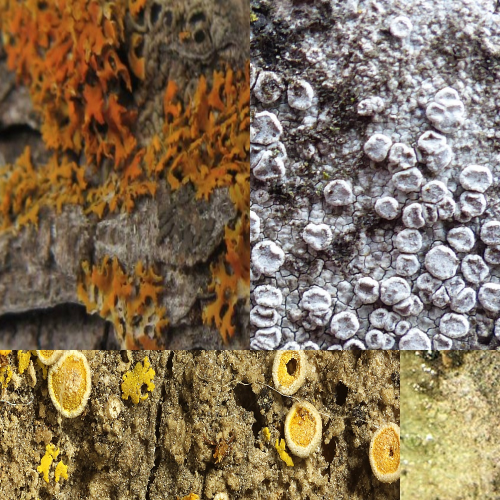
%> input picture handcrafted_descriptors/bovw/prova1.jpg, 1000 x 1000 px (shown at 1/2 size)
$ octave --eval "result = scalepropagationsift(imread('prova1.jpg'));"   (GNU Octave 9; MATLAB toolbox functions it lacks are replaced by stand-ins)
%> lines starting %> are read from the running program, lines starting %| are printed output that depends on the picture
function [features,featureMetrics,varargout] = scalepropagationsift(I)
% proptype can be
%
%   'geometric'     - propagate scale information from detected interest
%       points by considering only the spatial locations where scales were
%       detected.
%   'image-aware'   - scales are propagated as above, but using image
%       intensities in order to guide scale propagation.
%   'match-aware'   - consider the two images, propagating only the scales
%       of pixels that were selected as (sparse) key-points in both images.
%   see [1] for more details.
%
% weight_func can be
%   'exponential'       - Used exponential weights.
%   'linear' (default)  - Used the linear weights.
%
if size(I, 3) == 3
    gray_img = rgb2gray(I);
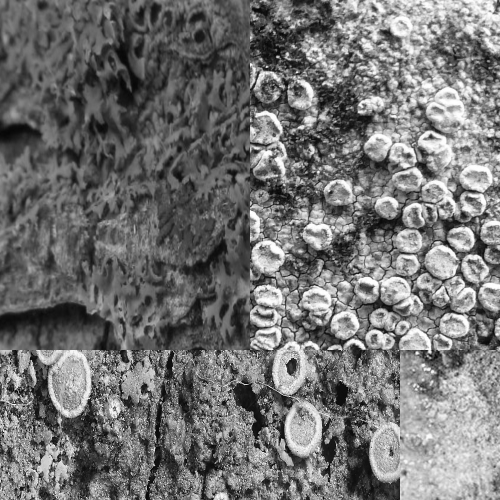
%> gray_img: size 1000x1000 uint8 (shown at 1/2 size); min 1, max 255, mean 114.5
end

[row,col,~] = size(I);
%> row = 1000; col = 1000

gray_img = im2single(gray_img);
%> gray_img: size 1000x1000 single
sImage1 = im2single(I(:,:,1));
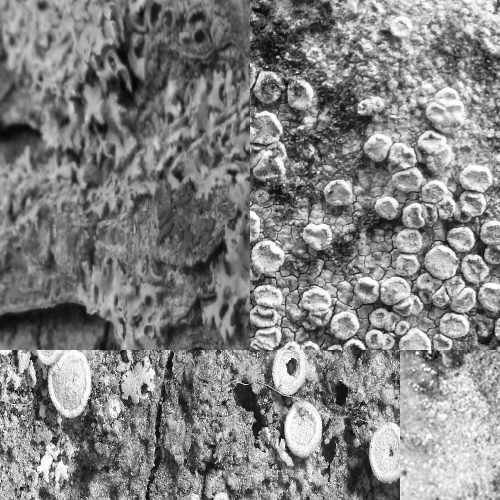
%> sImage1: size 1000x1000 single (shown at 1/2 size); min 0, max 1, mean 0.511
sImage2 = im2single(I(:,:,2));
sImage3 = im2single(I(:,:,3));
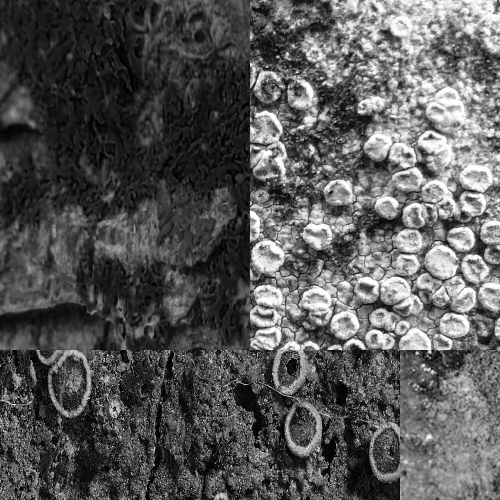
%> sImage3: size 1000x1000 single (shown at 1/2 size); min 0, max 1, mean 0.343

disp('hi')
N = row * col ;
%> N = 1000000
%> (the run ends here)

$ run again, on handcrafted_descriptors/bovw/prova2.jpg
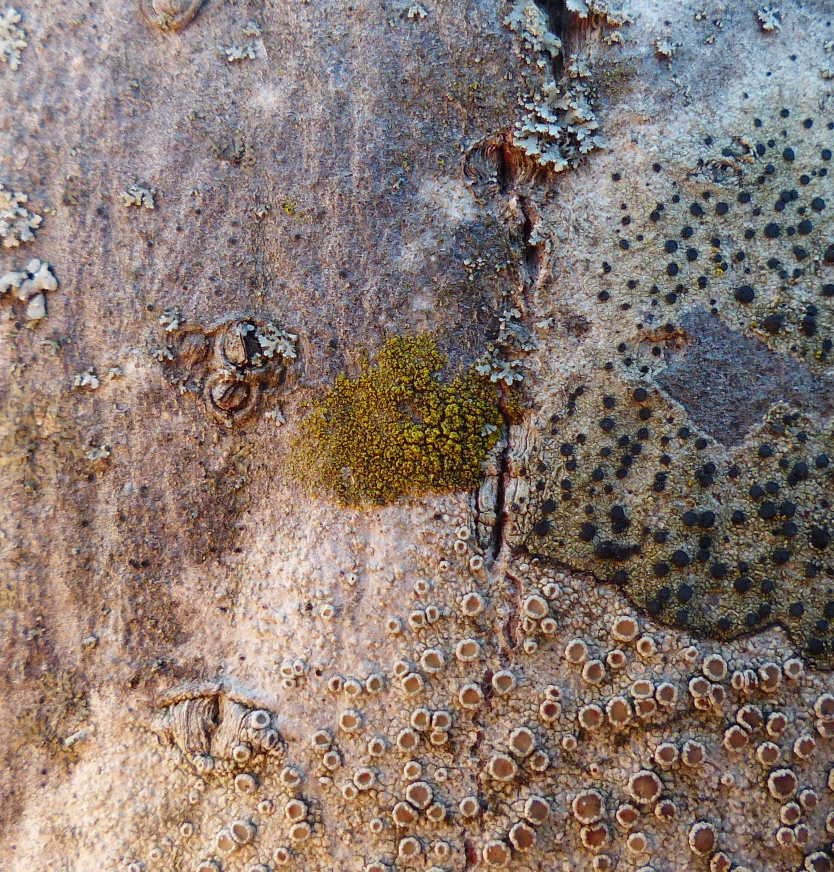
%> input picture handcrafted_descriptors/bovw/prova2.jpg, 1668 x 1743 px (shown at 1/2 size)
%> in scalepropagationsift, `sImage1 = im2single(I(:,:,1));`:
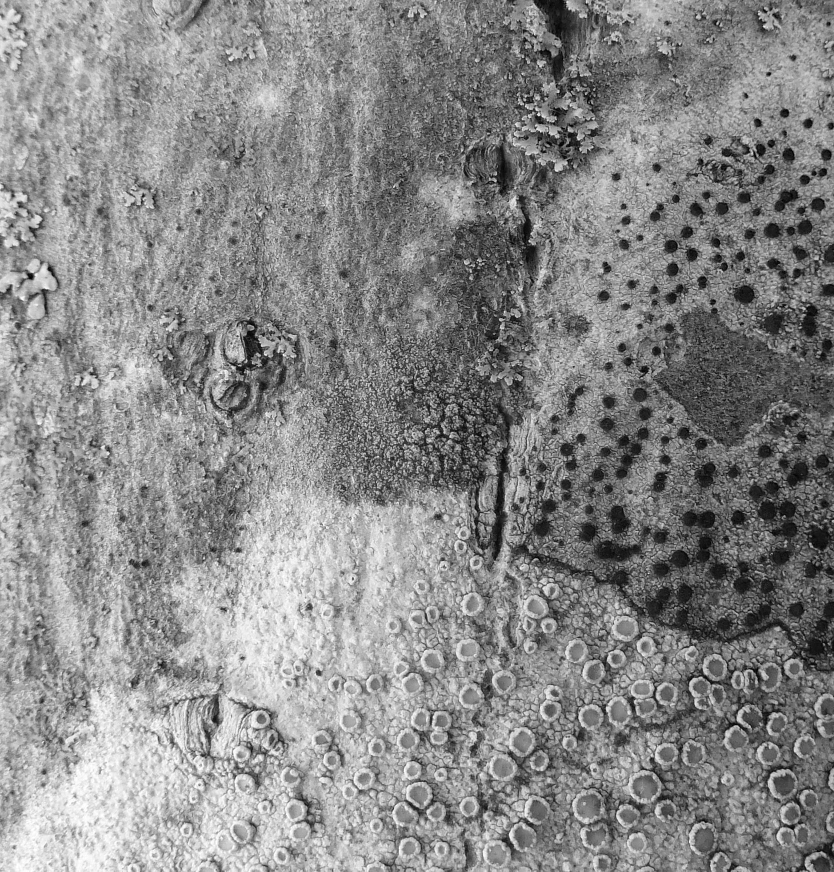
%> sImage1: size 1743x1668 single (shown at 1/2 size); min 0, max 1, mean 0.535
%> in scalepropagationsift, `sImage3 = im2single(I(:,:,3));`:
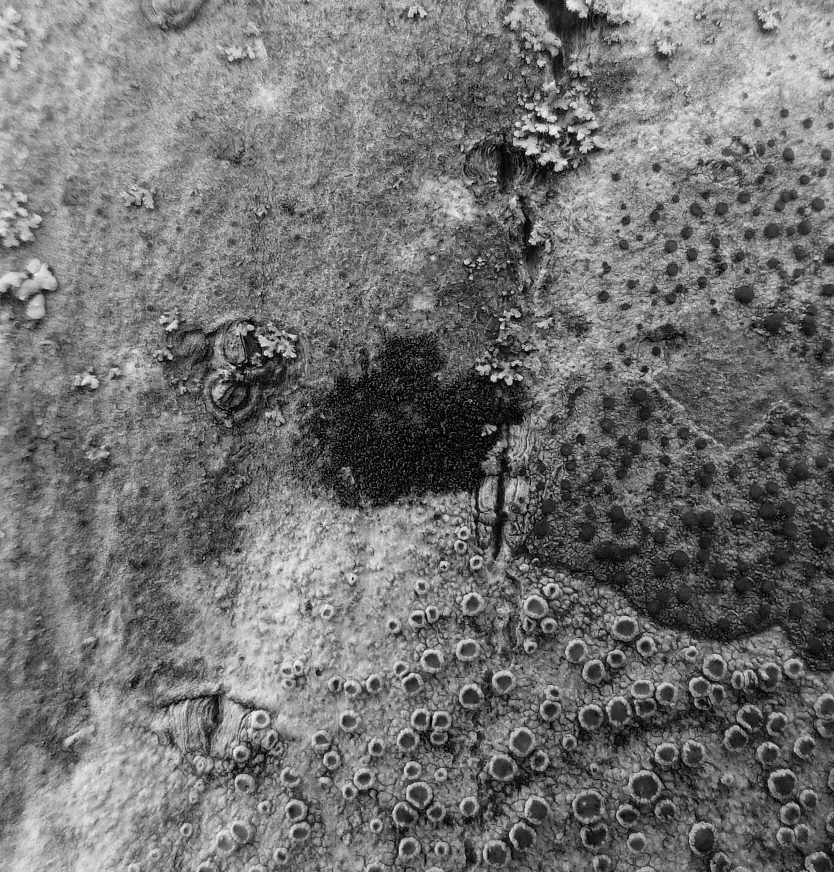
%> sImage3: size 1743x1668 single (shown at 1/2 size); min 0, max 1, mean 0.446

$ run again, on handcrafted_descriptors/bovw/prova3.jpg
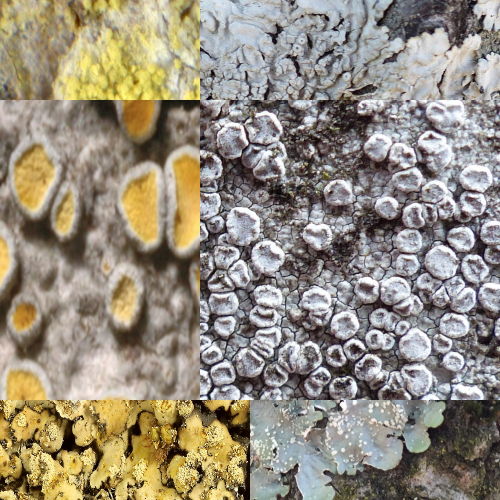
%> input picture handcrafted_descriptors/bovw/prova3.jpg, 1000 x 1000 px (shown at 1/2 size)
%> in scalepropagationsift, `sImage1 = im2single(I(:,:,1));`:
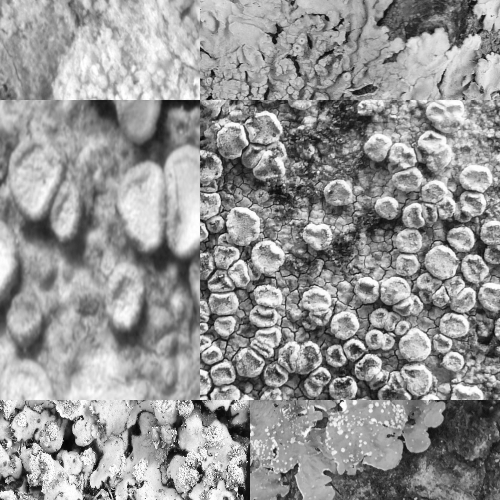
%> sImage1: size 1000x1000 single (shown at 1/2 size); min 0, max 1, mean 0.586
%> in scalepropagationsift, `sImage3 = im2single(I(:,:,3));`:
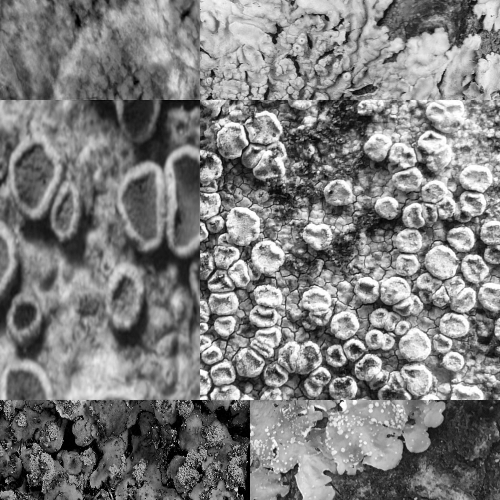
%> sImage3: size 1000x1000 single (shown at 1/2 size); min 0, max 1, mean 0.494

$ run again, on handcrafted_descriptors/bovw/texture01.jpg
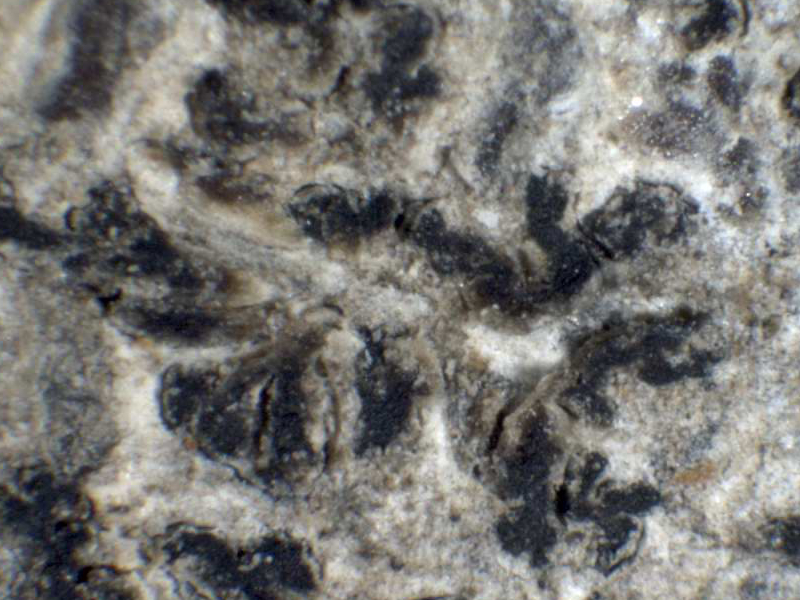
%> input picture handcrafted_descriptors/bovw/texture01.jpg, 800 x 600 px
%> in scalepropagationsift, `gray_img = rgb2gray(I);`:
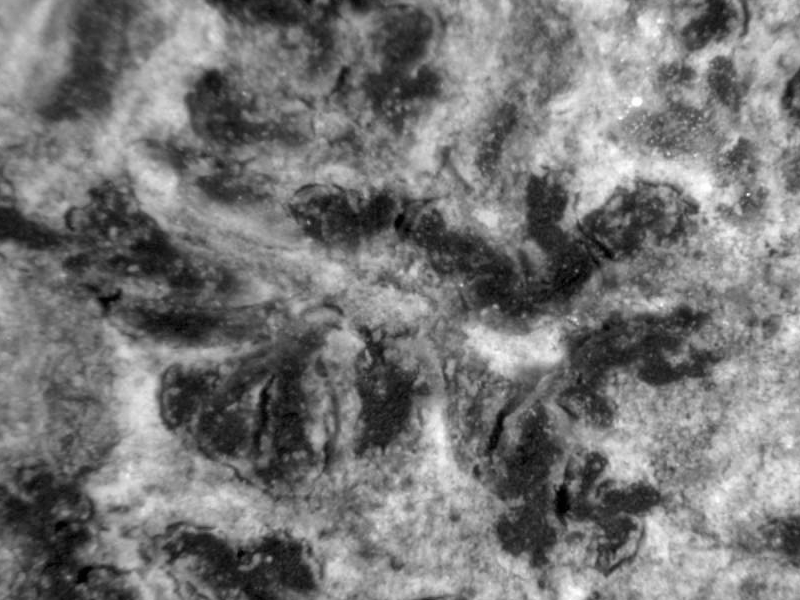
%> gray_img: size 600x800 uint8; min 0, max 255, mean 118.3
%> in scalepropagationsift, `sImage3 = im2single(I(:,:,3));`:
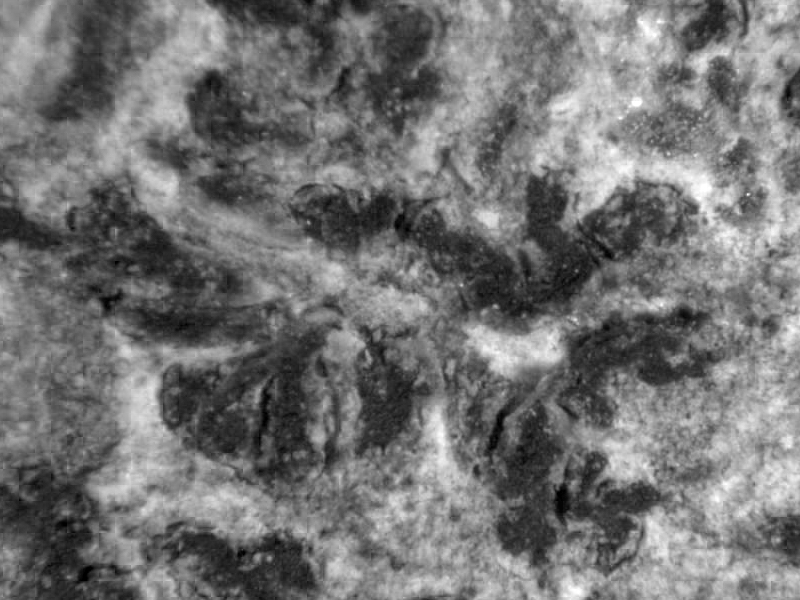
%> sImage3: size 600x800 single; min 0, max 1, mean 0.452
